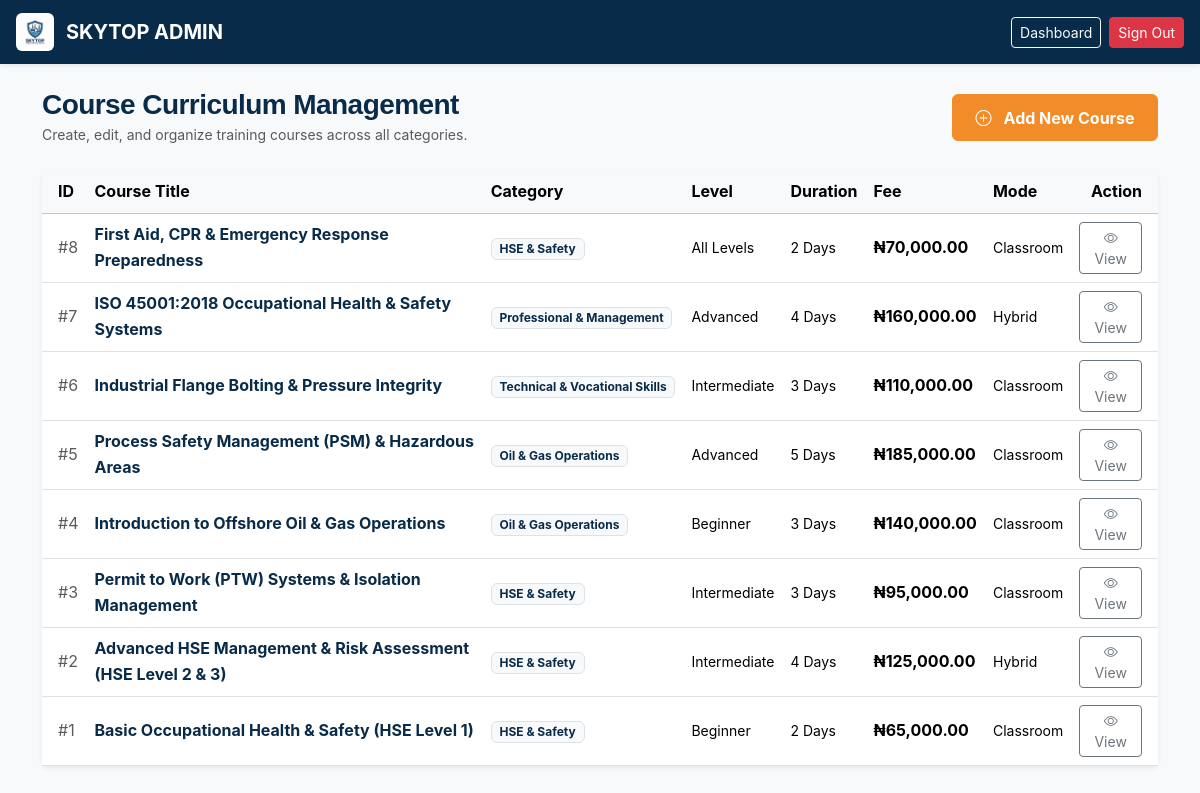
The app's page /admin/courses.php (signed in) with its own data.
### tables this page shows
CREATE TABLE courses (
    id INT AUTO_INCREMENT PRIMARY KEY,
    category_id INT NOT NULL,
    title VARCHAR(200) NOT NULL,
    slug VARCHAR(220) NOT NULL UNIQUE,
    short_description TEXT NOT NULL,
    overview LONGTEXT NOT NULL,
    learning_outcomes TEXT NULL,
    target_audience TEXT NULL,
    level ENUM('Beginner', 'Intermediate', 'Advanced', 'All Levels') DEFAULT 'Beginner',
    duration VARCHAR(50) NOT NULL,  
    training_mode ENUM('Classroom', 'Online', 'Hybrid', 'Corporate On-site') DEFAULT 'Classroom',
    fee_ngn DECIMAL(12, 2) NOT NULL DEFAULT 0.00,
    featured_image VARCHAR(255) NULL,
    is_featured BOOLEAN DEFAULT FALSE,
    status ENUM('active', 'archived') DEFAULT 'active',
    created_at TIMESTAMP DEFAULT CURRENT_TIMESTAMP,
    updated_at TIMESTAMP DEFAULT CURRENT_TIMESTAMP ON UPDATE CURRENT_TIMESTAMP,
    CONSTRAINT fk_course_category FOREIGN KEY (category_id) REFERENCES course_categories(id) ON DELETE CASCADE
);

CREATE TABLE course_categories (
    id INT AUTO_INCREMENT PRIMARY KEY,
    name VARCHAR(100) NOT NULL,
    slug VARCHAR(120) NOT NULL UNIQUE,
    description TEXT NULL,
    icon VARCHAR(60) DEFAULT 'bi-gear',
    sort_order INT DEFAULT 0,
    status ENUM('active', 'inactive') DEFAULT 'active',
    created_at TIMESTAMP DEFAULT CURRENT_TIMESTAMP
);

### includes/functions.php (called while the page is built, shortened)
<?php
function format_currency(float $amount): string {
    return '₦' . number_format($amount, 2);
}

### admin/courses.php (the view, shortened to what this page needs)
<?php
require_once __DIR__ . '/../includes/functions.php';
$db = Database::getConnection();
$courses = $db->query("SELECT c.*, cat.name AS category_name
                       FROM courses c
                       JOIN course_categories cat ON c.category_id = cat.id
                       ORDER BY c.id DESC")->fetchAll();
?>
<!DOCTYPE html>
<html lang="en">
<head>
    <link href="https://cdn.jsdelivr.net/npm/bootstrap@5.3.3/dist/css/bootstrap.min.css" rel="stylesheet">
    <link rel="stylesheet" href="https://cdn.jsdelivr.net/npm/bootstrap-icons@1.11.3/font/bootstrap-icons.min.css">
    <link rel="stylesheet" href="<?= SITE_URL ?>/assets/css/style.css">
</head>
<body class="bg-light">
<nav class="navbar navbar-dark bg-navy sticky-top px-3 shadow-sm">
    <a class="navbar-brand d-flex align-items-center gap-2" href="<?= SITE_URL ?>/admin/index.php">
        <img src="<?= SITE_URL ?>/assets/images/logo.png" alt="Skytop Logo" style="height: 38px; width: auto;" class="bg-white p-1 rounded d-inline-block">
        <span class="fw-bold tracking-tight ms-1">SKYTOP ADMIN</span>
    </a>
    <div class="d-flex align-items-center gap-2">
        <a href="<?= SITE_URL ?>/admin/index.php" class="btn btn-sm btn-outline-light">Dashboard</a>
        <a href="<?= SITE_URL ?>/admin/logout.php" class="btn btn-sm btn-danger">Sign Out</a>
    </div>
</nav>
<div class="container py-4">
    <div class="d-flex justify-content-between align-items-center mb-4">
        <div>
            <h3 class="fw-bold text-navy mb-0">Course Curriculum Management</h3>
            <small class="text-muted">Create, edit, and organize training courses across all categories.</small>
        </div>
        <button class="btn btn-skytop-orange" data-bs-toggle="modal" data-bs-target="#newCourseModal">
            <i class="bi bi-plus-circle me-1"></i> Add New Course
        </button>
    </div>
    <div class="card border-0 shadow-sm">
        <div class="table-responsive">
            <table class="table table-hover align-middle mb-0">
                <thead class="table-light">
                    <tr>
                        <th class="ps-3">ID</th>
                        <th>Course Title</th>
                        <th>Category</th>
                        <th>Level</th>
                        <th>Duration</th>
                        <th>Fee</th>
                        <th>Mode</th>
                        <th class="pe-3 text-end">Action</th>
                    </tr>
                </thead>
                <tbody>
                    <?php foreach ($courses as $c): ?>
                    <tr>
                        <td class="ps-3 text-muted">#<?= $c['id'] ?></td>
                        <td>
                            <strong class="text-navy"><?= htmlspecialchars($c['title']) ?></strong>
                        </td>
                        <td><span class="badge bg-light text-navy border"><?= htmlspecialchars($c['category_name']) ?></span></td>
                        <td><small><?= htmlspecialchars($c['level']) ?></small></td>
                        <td><small><?= htmlspecialchars($c['duration']) ?></small></td>
                        <td class="fw-bold"><?= format_currency($c['fee_ngn']) ?></td>
                        <td><small><?= htmlspecialchars($c['training_mode']) ?></small></td>
                        <td class="pe-3 text-end">
                            <a href="<?= SITE_URL ?>/course-details.php?id=<?= $c['id'] ?>" target="_blank" class="btn btn-sm btn-outline-secondary">
                                <i class="bi bi-eye"></i> View
                            </a>
                        </td>
                    </tr>
                    <?php endforeach; ?>
                </tbody>
            </table>
        </div>
    </div>
</div>
</body>
</html>

### assets/css/style.css (style rules this page uses)
:root { --skytop-navy: #082B49; --skytop-navy-dark: #051a2d; --skytop-blue: #0D5EA8; --skytop-orange: #F28C28; --skytop-orange-hover: #d9771a; --skytop-dark: #17212B; --skytop-light: #F5F7FA; --skytop-border: rgba(8, 43, 73, 0.08); }
body { font-family: 'Plus Jakarta Sans', -apple-system, BlinkMacSystemFont, 'Segoe UI', Roboto, sans-serif; color: var(--skytop-dark); background-color: #ffffff; line-height: 1.6; }
h1, h2, h3, h4, .font-heading { font-family: 'Space Grotesk', 'Plus Jakarta Sans', sans-serif; letter-spacing: -0.02em; }
.bg-navy { background-color: var(--skytop-navy) !important; }
.text-navy { color: var(--skytop-navy) !important; }
.btn-skytop-orange { background-color: var(--skytop-orange); color: #ffffff; font-weight: 700; border: 1px solid var(--skytop-orange); padding: 0.65rem 1.4rem; border-radius: 6px; transition: all 0.2s ease; display: inline-flex; align-items: center; justify-content: center; gap: 0.5rem; }

### records on screen
courses: id "8", title "First Aid, CPR & Emergency Response Preparedness", category.name "HSE & Safety", level "All Levels", duration "2 Days", fee_ngn "₦70,000.00", training_mode "Classroom"
courses: id "7", title "ISO 45001:2018 Occupational Health & Safety Systems", category.name "Professional & Management", level "Advanced", duration "4 Days", fee_ngn "₦160,000.00", training_mode "Hybrid"
courses: id "6", title "Industrial Flange Bolting & Pressure Integrity", category.name "Technical & Vocational Skills", level "Intermediate", duration "3 Days", fee_ngn "₦110,000.00", training_mode "Classroom"
courses: id "5", title "Process Safety Management (PSM) & Hazardous Areas", category.name "Oil & Gas Operations", level "Advanced", duration "5 Days", fee_ngn "₦185,000.00", training_mode "Classroom"
courses: id "4", title "Introduction to Offshore Oil & Gas Operations", category.name "Oil & Gas Operations", level "Beginner", duration "3 Days", fee_ngn "₦140,000.00", training_mode "Classroom"
courses: id "3", title "Permit to Work (PTW) Systems & Isolation Management", category.name "HSE & Safety", level "Intermediate", duration "3 Days", fee_ngn "₦95,000.00", training_mode "Classroom"
courses: id "2", title "Advanced HSE Management & Risk Assessment (HSE Level 2 & 3)", category.name "HSE & Safety", level "Intermediate", duration "4 Days", fee_ngn "₦125,000.00", training_mode "Hybrid"
courses: id "1", title "Basic Occupational Health & Safety (HSE Level 1)", category.name "HSE & Safety", level "Beginner", duration "2 Days", fee_ngn "₦65,000.00", training_mode "Classroom"
